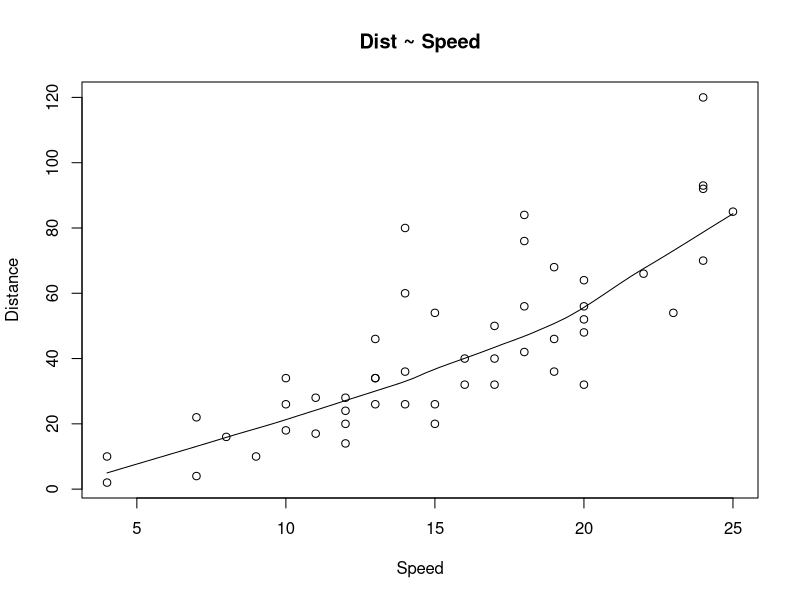
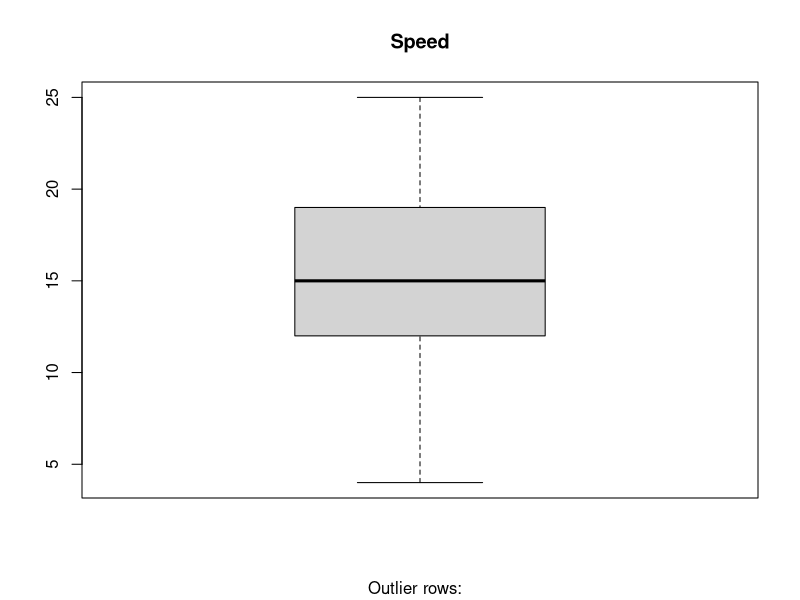
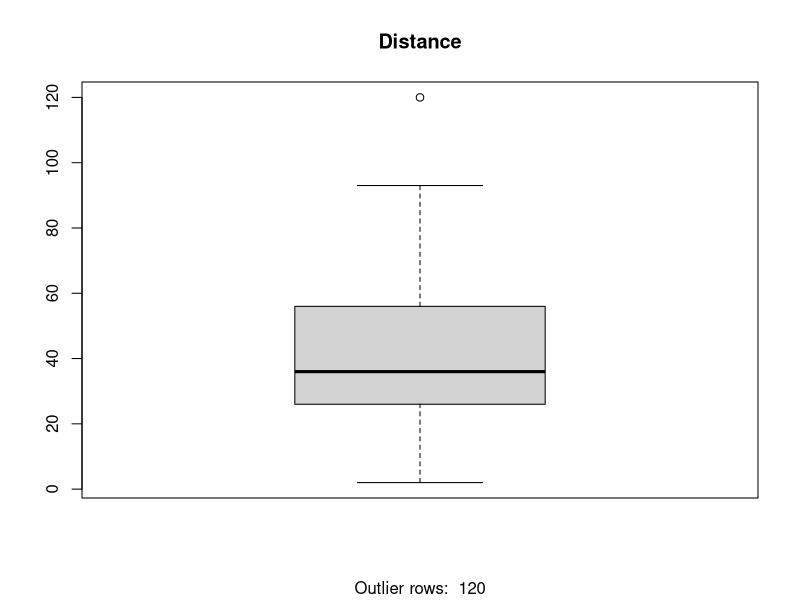

Reproduce these figures in R, in order.
## ---- chunk 1
setwd('/home/emre/fMRI/Codes_GH/DataScienceExamples')
head(cars)
str(cars)
## ---- chunk 2
scatter.smooth(x=cars$speed, y=cars$dist, main="Dist ~ Speed",ylab = "Distance", xlab = "Speed")  # scatterplot
## ---- chunk 3
boxplot(cars$speed, main="Speed", sub=paste("Outlier rows: ", boxplot.stats(cars$speed)$out))  # box plot for 'speed'
boxplot(cars$dist, main="Distance", sub=paste("Outlier rows: ", boxplot.stats(cars$dist)$out))  # box plot for 'distance'
